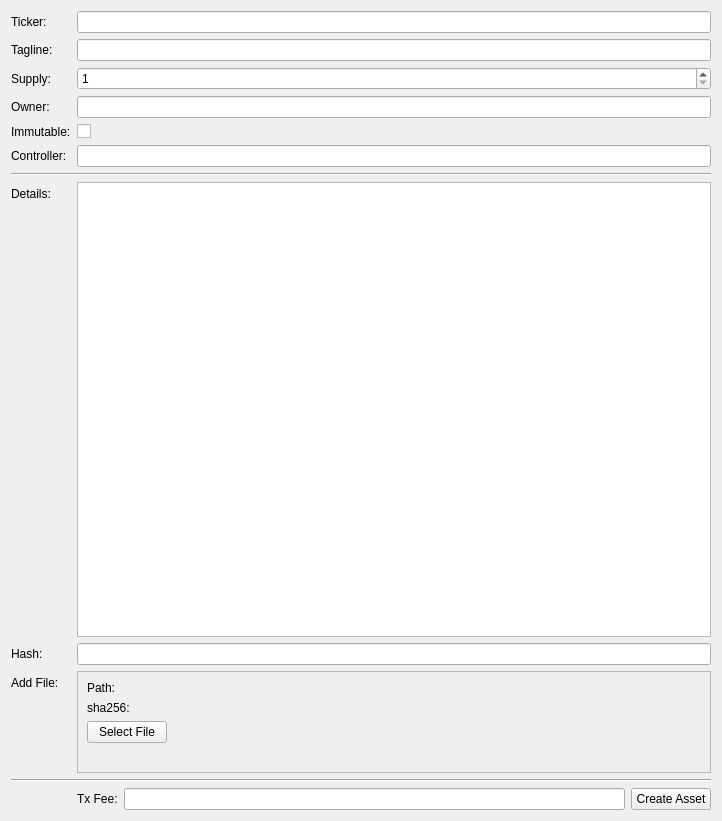
<?xml version="1.0" encoding="UTF-8"?>
<ui version="4.0">
 <class>CreateAssetPage</class>
 <widget class="QWidget" name="CreateAssetPage">
  <property name="geometry">
   <rect>
    <x>0</x>
    <y>0</y>
    <width>722</width>
    <height>821</height>
   </rect>
  </property>
  <property name="windowTitle">
   <string>Form</string>
  </property>
  <layout class="QFormLayout" name="formLayout">
   <item row="1" column="0">
    <widget class="QLabel" name="label">
     <property name="text">
      <string>Ticker:</string>
     </property>
    </widget>
   </item>
   <item row="1" column="1">
    <widget class="QLineEdit" name="lineEditTicker"/>
   </item>
   <item row="3" column="0">
    <widget class="QLabel" name="label_2">
     <property name="text">
      <string>Tagline:</string>
     </property>
    </widget>
   </item>
   <item row="3" column="1">
    <widget class="QLineEdit" name="lineEditHeader"/>
   </item>
   <item row="5" column="0">
    <widget class="QLabel" name="label_3">
     <property name="text">
      <string>Supply:</string>
     </property>
    </widget>
   </item>
   <item row="5" column="1">
    <widget class="QSpinBox" name="spinBoxSupply">
     <property name="minimum">
      <number>1</number>
     </property>
     <property name="maximum">
      <number>999999999</number>
     </property>
     <property name="value">
      <number>1</number>
     </property>
    </widget>
   </item>
   <item row="6" column="0">
    <widget class="QLabel" name="label_4">
     <property name="text">
      <string>Owner:</string>
     </property>
    </widget>
   </item>
   <item row="6" column="1">
    <widget class="QLineEdit" name="lineEditOwner"/>
   </item>
   <item row="7" column="0">
    <widget class="QLabel" name="label_8">
     <property name="text">
      <string>Immutable:</string>
     </property>
    </widget>
   </item>
   <item row="7" column="1">
    <widget class="QCheckBox" name="checkBox">
     <property name="text">
      <string/>
     </property>
    </widget>
   </item>
   <item row="8" column="0">
    <widget class="QLabel" name="label_5">
     <property name="text">
      <string>Controller:</string>
     </property>
    </widget>
   </item>
   <item row="8" column="1">
    <widget class="QLineEdit" name="lineEditController"/>
   </item>
   <item row="9" column="0" colspan="2">
    <widget class="Line" name="line">
     <property name="orientation">
      <enum>Qt::Horizontal</enum>
     </property>
    </widget>
   </item>
   <item row="10" column="0">
    <widget class="QLabel" name="label_6">
     <property name="text">
      <string>Details:</string>
     </property>
    </widget>
   </item>
   <item row="10" column="1">
    <widget class="QPlainTextEdit" name="plainTextEditDetails"/>
   </item>
   <item row="11" column="0">
    <widget class="QLabel" name="label_7">
     <property name="text">
      <string>Hash:</string>
     </property>
    </widget>
   </item>
   <item row="11" column="1">
    <widget class="QLineEdit" name="lineEditHash"/>
   </item>
   <item row="12" column="0">
    <widget class="QLabel" name="label_12">
     <property name="text">
      <string>Add File:</string>
     </property>
    </widget>
   </item>
   <item row="12" column="1">
    <widget class="QFrame" name="frame">
     <property name="frameShape">
      <enum>QFrame::StyledPanel</enum>
     </property>
     <property name="frameShadow">
      <enum>QFrame::Raised</enum>
     </property>
     <layout class="QVBoxLayout" name="verticalLayout">
      <item>
       <widget class="QLabel" name="label_10">
        <property name="text">
         <string>Path:</string>
        </property>
       </widget>
      </item>
      <item>
       <widget class="QLabel" name="label_11">
        <property name="text">
         <string>sha256:</string>
        </property>
       </widget>
      </item>
      <item>
       <widget class="QPushButton" name="pushButtonFile">
        <property name="sizePolicy">
         <sizepolicy hsizetype="Maximum" vsizetype="Fixed">
          <horstretch>0</horstretch>
          <verstretch>0</verstretch>
         </sizepolicy>
        </property>
        <property name="text">
         <string>Select File</string>
        </property>
       </widget>
      </item>
      <item>
       <widget class="QLabel" name="label_9">
        <property name="text">
         <string/>
        </property>
       </widget>
      </item>
     </layout>
    </widget>
   </item>
   <item row="13" column="0" colspan="2">
    <widget class="Line" name="line_2">
     <property name="orientation">
      <enum>Qt::Horizontal</enum>
     </property>
    </widget>
   </item>
   <item row="15" column="1">
    <layout class="QHBoxLayout" name="horizontalLayout">
     <property name="rightMargin">
      <number>0</number>
     </property>
     <property name="bottomMargin">
      <number>0</number>
     </property>
     <item>
      <widget class="QLabel" name="label_13">
       <property name="text">
        <string>Tx Fee:</string>
       </property>
      </widget>
     </item>
     <item>
      <widget class="AmountField" name="feeAmount"/>
     </item>
     <item>
      <widget class="QPushButton" name="pushButtonCreate">
       <property name="sizePolicy">
        <sizepolicy hsizetype="Maximum" vsizetype="Fixed">
         <horstretch>0</horstretch>
         <verstretch>0</verstretch>
        </sizepolicy>
       </property>
       <property name="text">
        <string>Create Asset</string>
       </property>
      </widget>
     </item>
    </layout>
   </item>
  </layout>
 </widget>
 <customwidgets>
  <customwidget>
   <class>AmountField</class>
   <extends>QLineEdit</extends>
   <header location="global">qt/amountfield.h</header>
  </customwidget>
 </customwidgets>
 <resources/>
 <connections/>
</ui>
